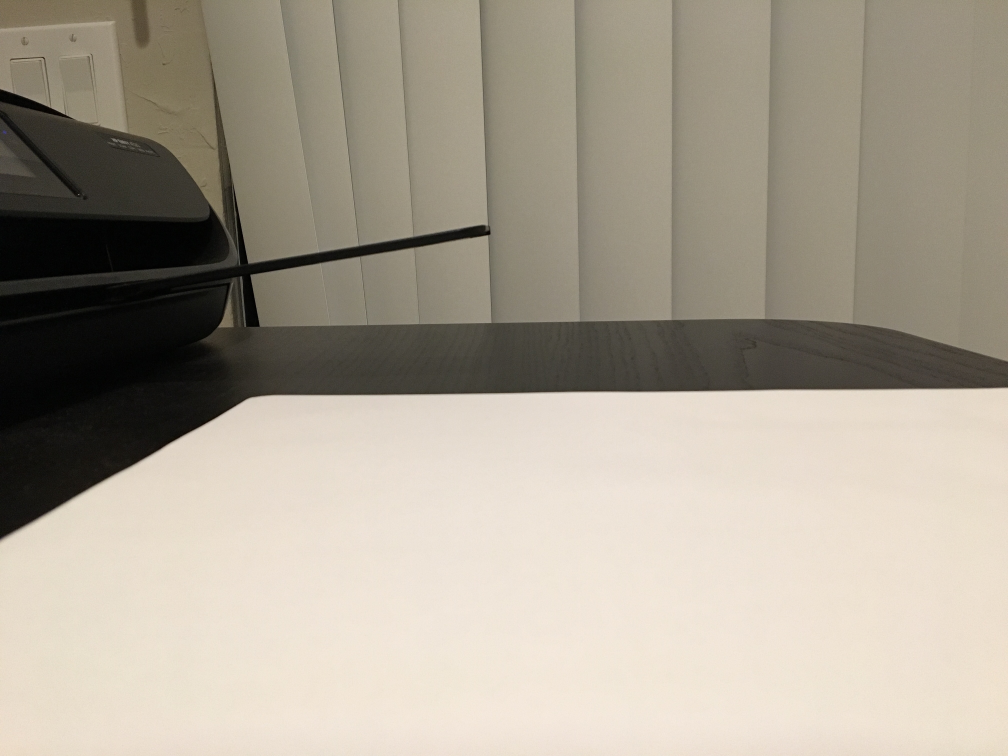
#> input picture Project 1/Images/IMG_0001.JPG, 4032 x 3024 px (shown at 1/4 size); its folder holds 4 pictures in this run
$ python project1.py   (Python 2 division)
#> lines starting #> are read from the running program, lines starting #| are printed output that depends on the picture
import cv2
import numpy as np
import matplotlib.pyplot as plt
import math

# Get image (maybe read image series?)
r_patches = []
r_avgs = []
g_patches = []
b_patches = []

for i in range(1,8):
	orig = cv2.imread('Images/IMG_000%s.JPG' % (str(i)))
#> orig is the input picture: shape (3024, 4032, 3); mean B, G, R 146.6, 160.9, 169.2
	shape = orig.shape
#> shape = (3024, 4032, 3)
	# cv2.imshow('image', img)
	# cv2.waitKey(0)
	# print shape[0] sanity check

	# Get image patch (try to print all image patches in same fig)

	patch = orig[2500:2550, 2500:2550]
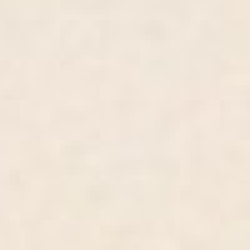
#> patch: shape (50, 50, 3) (shown 5 times larger); mean B, G, R 216.9, 229.8, 240.9
	# [6 lines of commented-out code are left out]
	r_patch = patch[:,:,2]
	r_patches.append(r_patch)
	g_patch = patch[:,:,1]
	b_patch = patch[:,:,0]

	r_sum = 0
	g_sum = 0
	b_sum = 0

	for row in r_patch:
		r_sum += sum(row)
#> this loop made 50 passes
#> r_sum on passes 1 to 12: 11963, 23929, 35924, 47944, 59925, 71904, 83870, 95844, 107836, 119833, 131828, 143826
#> after the loop, r_sum = 602171
	# print "sum of pixels: " , r_sum
	r_avg = r_sum/(len(r_patch)*len(r_patch[0]))
#> r_avg = 240
	r_avgs.append(r_avg)
#> pass 2 of the loop `for i in range(1,8):`:
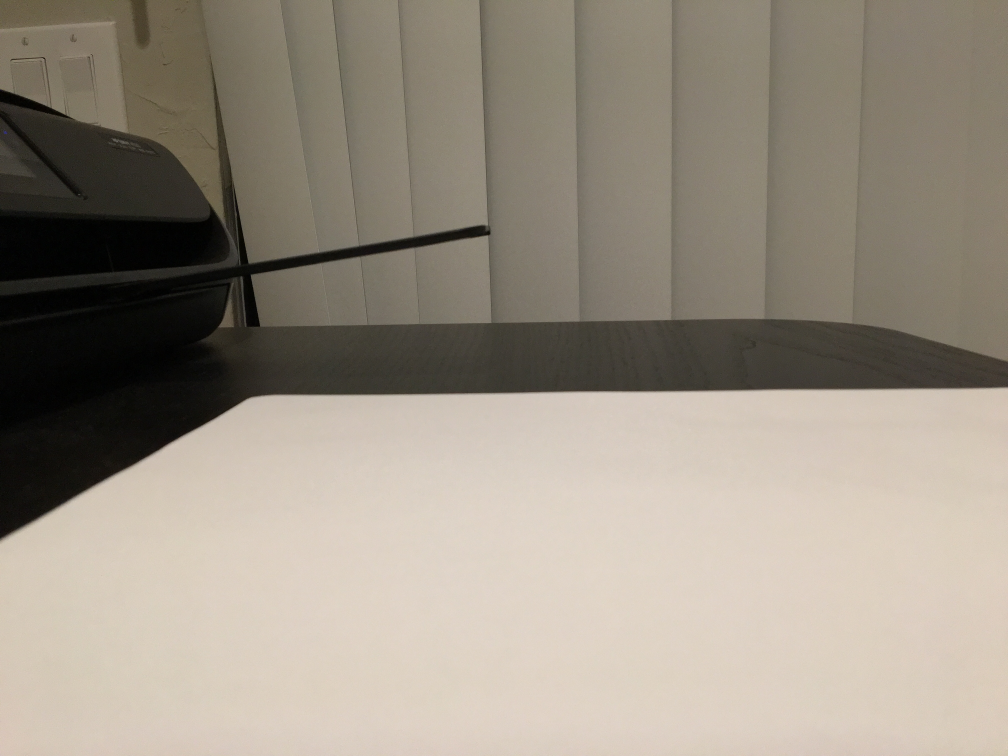
#> input picture Project 1/Images/IMG_0002.JPG, 4032 x 3024 px (shown at 1/4 size)
#> orig is the input picture: shape (3024, 4032, 3); mean B, G, R 131.6, 144.7, 153.6
#> `patch = orig[2500:2550, 2500:2550]`:
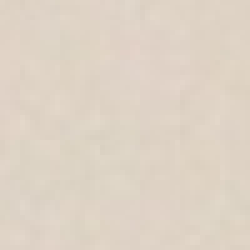
#> patch: shape (50, 50, 3) (shown 5 times larger); mean B, G, R 197, 210.7, 222.4
#> the loop `for row in r_patch:` made 50 passes
#> r_sum on passes 1 to 8: 11127, 22245, 33375, 44517, 55662, 66800, 77939, 89074
#> after the loop `for row in r_patch:`: r_sum = 555877
#> r_avg = 222
#> pass 3 of the loop `for i in range(1,8):`:
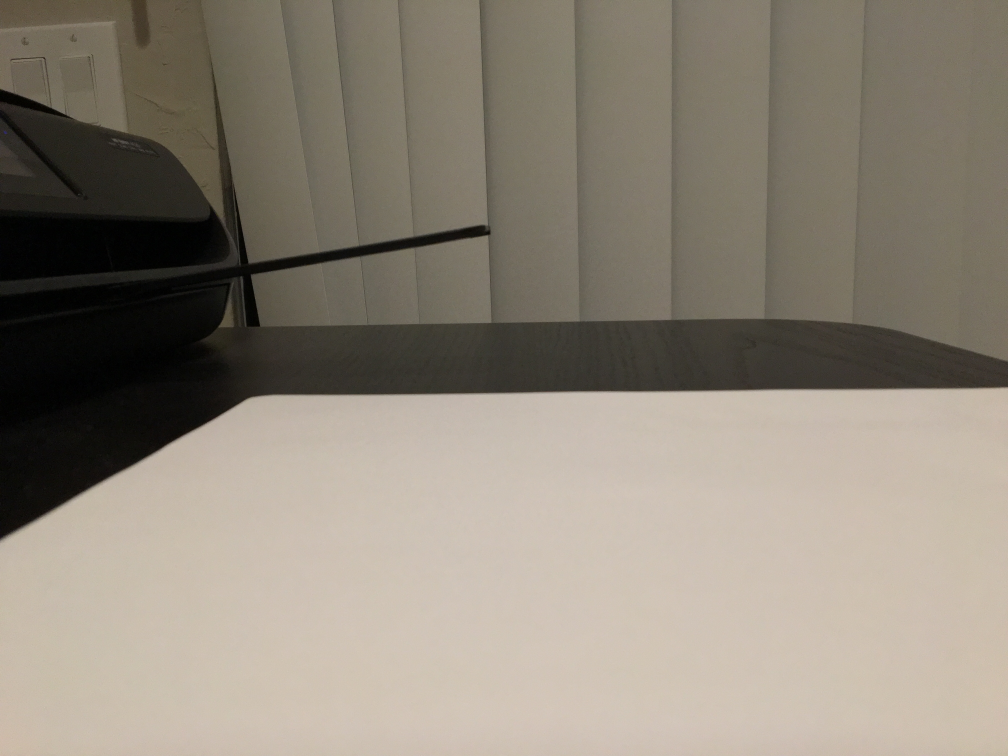
#> input picture Project 1/Images/IMG_0003.JPG, 4032 x 3024 px (shown at 1/4 size)
#> orig is the input picture: shape (3024, 4032, 3); mean B, G, R 120.9, 133.7, 142.2
#> `patch = orig[2500:2550, 2500:2550]`:
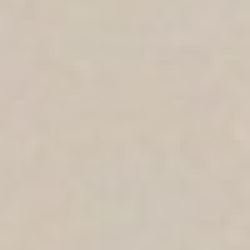
#> patch: shape (50, 50, 3) (shown 5 times larger); mean B, G, R 181.7, 195.5, 207.2
#> the loop `for row in r_patch:` made 50 passes
#> r_sum on passes 1 to 8: 10339, 20689, 31054, 41427, 51790, 62143, 72511, 82895
#> after the loop `for row in r_patch:`: r_sum = 517906
#> r_avg = 207
#> (the run stopped early here; a loop or call above may not have finished)
